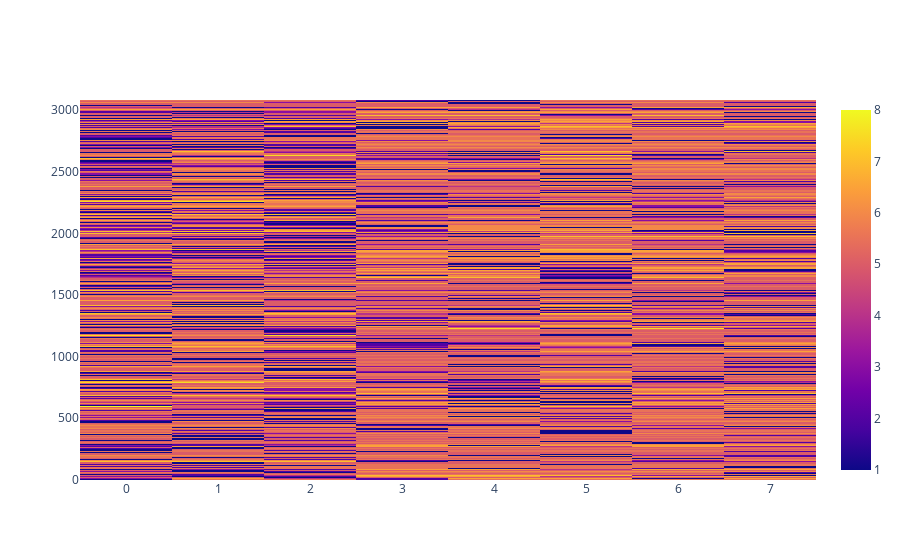

The notebook cell saved with this chart:
### Code cell
import plotly.graph_objects as go

df = 9 - signature_matrix.rank(axis=1)

fig = go.Figure(data=go.Heatmap(z=df.values))

fig.show()

### Figure 1 — Plotly figure (JSON) as saved in the notebook; plotly's stock layout.template omitted (floating-point values rounded to 4 significant figures; data arrays with more than 128 entries replaced by an {"elided": "..."} marker saying what was removed)
{"data": [{"type": "heatmap", "z": {"elided": "3082x8 float values"}}], "layout": {"autosize": true, "xaxis": {"autorange": true, "range": [-0.5, 7.5]}, "yaxis": {"autorange": true, "range": [-0.5, 3082.0]}}}
